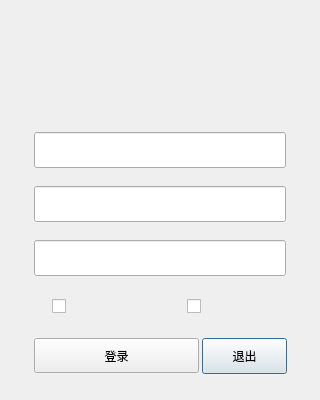
<?xml version="1.0" encoding="UTF-8"?>
<ui version="4.0">
 <class>CLOADING</class>
 <widget class="QDialog" name="CLOADING">
  <property name="geometry">
   <rect>
    <x>0</x>
    <y>0</y>
    <width>320</width>
    <height>400</height>
   </rect>
  </property>
  <property name="minimumSize">
   <size>
    <width>320</width>
    <height>400</height>
   </size>
  </property>
  <property name="maximumSize">
   <size>
    <width>320</width>
    <height>400</height>
   </size>
  </property>
  <property name="windowTitle">
   <string>登陆系统</string>
  </property>
  <property name="windowIcon">
   <iconset>
    <normaloff>:/tu.png</normaloff>:/tu.png</iconset>
  </property>
  <widget class="QLabel" name="Login_Label">
   <property name="geometry">
    <rect>
     <x>0</x>
     <y>0</y>
     <width>320</width>
     <height>96</height>
    </rect>
   </property>
   <property name="minimumSize">
    <size>
     <width>320</width>
     <height>96</height>
    </size>
   </property>
   <property name="maximumSize">
    <size>
     <width>320</width>
     <height>96</height>
    </size>
   </property>
   <property name="text">
    <string/>
   </property>
  </widget>
  <widget class="QLineEdit" name="QlinePass">
   <property name="geometry">
    <rect>
     <x>34</x>
     <y>186</y>
     <width>252</width>
     <height>36</height>
    </rect>
   </property>
   <property name="minimumSize">
    <size>
     <width>250</width>
     <height>36</height>
    </size>
   </property>
   <property name="styleSheet">
    <string notr="true"/>
   </property>
  </widget>
  <widget class="QLineEdit" name="QlineCity">
   <property name="geometry">
    <rect>
     <x>34</x>
     <y>240</y>
     <width>252</width>
     <height>36</height>
    </rect>
   </property>
  </widget>
  <widget class="QCheckBox" name="QchkPassWord">
   <property name="geometry">
    <rect>
     <x>52</x>
     <y>298</y>
     <width>84</width>
     <height>16</height>
    </rect>
   </property>
   <property name="text">
    <string/>
   </property>
  </widget>
  <widget class="QCheckBox" name="QchkAutoLogin">
   <property name="geometry">
    <rect>
     <x>187</x>
     <y>298</y>
     <width>84</width>
     <height>16</height>
    </rect>
   </property>
   <property name="text">
    <string/>
   </property>
  </widget>
  <widget class="QPushButton" name="QpbtnRevert">
   <property name="geometry">
    <rect>
     <x>202</x>
     <y>338</y>
     <width>85</width>
     <height>36</height>
    </rect>
   </property>
   <property name="minimumSize">
    <size>
     <width>0</width>
     <height>0</height>
    </size>
   </property>
   <property name="maximumSize">
    <size>
     <width>16777215</width>
     <height>16777215</height>
    </size>
   </property>
   <property name="text">
    <string>退出</string>
   </property>
  </widget>
  <widget class="QPushButton" name="QpbtnLoad">
   <property name="geometry">
    <rect>
     <x>34</x>
     <y>338</y>
     <width>165</width>
     <height>35</height>
    </rect>
   </property>
   <property name="minimumSize">
    <size>
     <width>165</width>
     <height>35</height>
    </size>
   </property>
   <property name="maximumSize">
    <size>
     <width>165</width>
     <height>35</height>
    </size>
   </property>
   <property name="styleSheet">
    <string notr="true"/>
   </property>
   <property name="text">
    <string>登录</string>
   </property>
  </widget>
  <widget class="QLineEdit" name="QLineUser">
   <property name="geometry">
    <rect>
     <x>34</x>
     <y>132</y>
     <width>252</width>
     <height>36</height>
    </rect>
   </property>
  </widget>
 </widget>
 <tabstops>
  <tabstop>QlinePass</tabstop>
  <tabstop>QlineCity</tabstop>
  <tabstop>QpbtnLoad</tabstop>
  <tabstop>QpbtnRevert</tabstop>
 </tabstops>
 <resources/>
 <connections/>
</ui>
